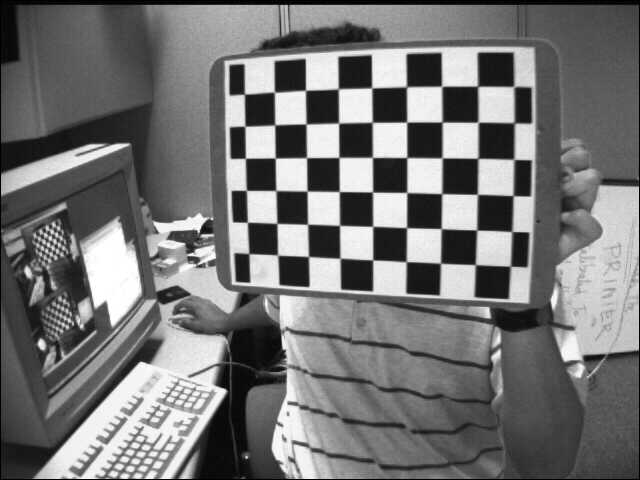
#> input picture calib_images/left01.jpg, 640 x 480 px
$ python tracker.py
#> lines starting #> are read from the running program, lines starting #| are printed output that depends on the picture; after the words box and inside, x2 and y2 are one past the last pixel; in counts of white or black regions, pixels touching at a corner belong together
### arucoTracker.py

import numpy as np
import cv2
import cv2.aruco as aruco
import glob

#cap = cv2.VideoCapture(1)

def arucoTrackerCal():
    ####---------------------- CALIBRATION ---------------------------
    #Termination criteria for the iterative algorithm
    criteria = (cv2.TERM_CRITERIA_EPS + cv2.TERM_CRITERIA_MAX_ITER, 30, 0.001)

    #Prepare object points, like (0,0,0), (1,0,0), (2,0,0) ....,(6,5,0)
    #A checkerboard of size (7 x 6) is used
    objp = np.zeros((6*7,3), np.float32)
    objp[:,:2] = np.mgrid[0:7,0:6].T.reshape(-1,2)

    #Arrays to store object points and image points from all the images.
    objpoints = [] # 3d point in real world space
    imgpoints = [] # 2d points in image plane.

    #Iterating through all calibration images
    images = glob.glob('calib_images/*.jpg')

    for fname in images:
        img = cv2.imread(fname)
#> img is the input picture: shape (480, 640, 3); min 0, max 255, mean 116.6
        grey = cv2.cvtColor(img,cv2.COLOR_BGR2GRAY)

        #Find the chess board (calibration pattern) corners
        ret, corners = cv2.findChessboardCorners(grey, (7,6),None)
#> ret = True; corners = 42 rows, first 8: [475.4, 264.8], [440.5, 263.2], [405.9, 261.5], [372.9, 259.9], [340.6, 258.5], [308.7, 256.4], [277.6, 255.1], [476.7, 230.1]

        #If calibration pattern is found, add object points, image points
        if ret == True:
            objpoints.append(objp)

            #Refine the corners of the detected corners
            corners2 = cv2.cornerSubPix(grey,corners,(11,11),(-1,-1),criteria)
#> corners2 = 42 rows, first 8: [475.3, 264.6], [440.5, 263.2], [406.2, 261.7], [372.7, 259.9], [340, 258.2], [308.5, 256.5], [277.6, 255.1], [476.7, 230]
            imgpoints.append(corners2)

            #Draw and display the corners
            img = cv2.drawChessboardCorners(img, (7,6), corners2,ret)
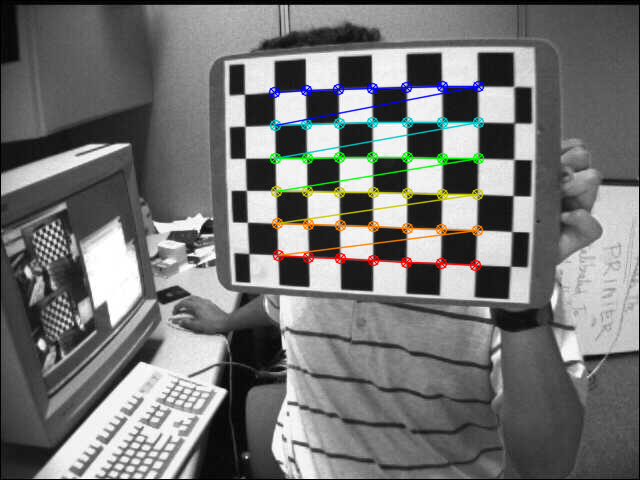
#> img: shape (480, 640, 3); 3.22% of pixels changed, all inside (x1, y1, x2, y2) = (268, 80, 485, 272)
#> pass 2 of the loop in arucoTrackerCal, `for fname in images:`:
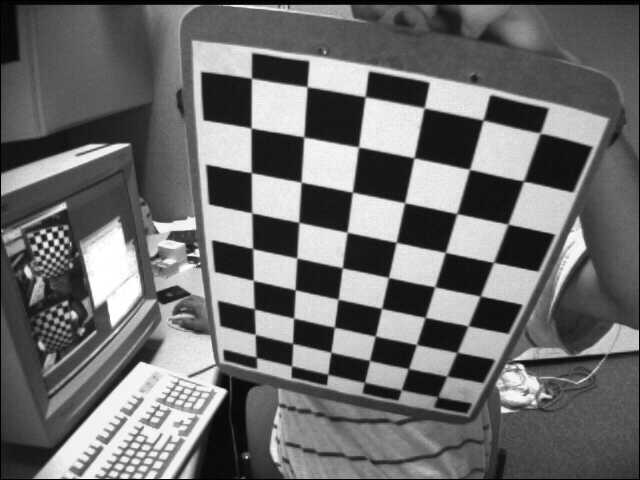
#> input picture calib_images/left02.jpg, 640 x 480 px
#> in arucoTrackerCal, img is the input picture: shape (480, 640, 3); min 0, max 255, mean 109
#> corners = 42 rows, first 8: [254.7, 308.6], [253.5, 280.5], [252.6, 248.4], [252.4, 213.8], [251.5, 172.4], [251.8, 128.6], [251.5, 77.99], [293.3, 318]
#> corners2 = 42 rows, first 8: [254.3, 308.9], [253.3, 280.4], [252.6, 248.6], [251.8, 212.8], [251.3, 172.7], [251.1, 128], [251.5, 78.19], [293.6, 318.1]
#> in arucoTrackerCal, `img = cv2.drawChessboardCorners(img, (7,6), corners2,ret)`:
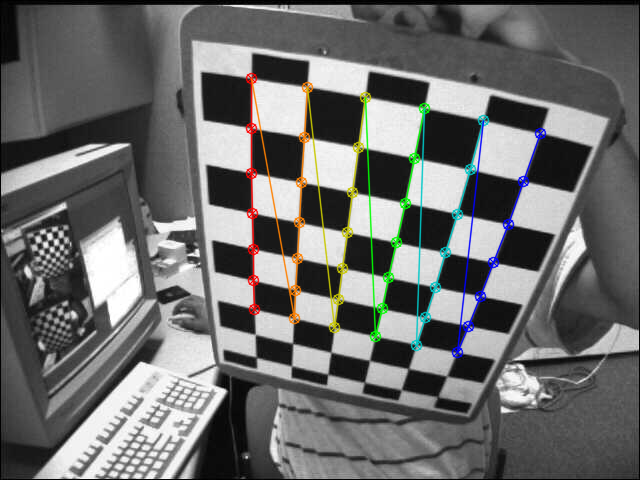
#> img: shape (480, 640, 3); 3.62% of pixels changed, all inside (x1, y1, x2, y2) = (245, 72, 547, 359)
#> pass 3 of the loop in arucoTrackerCal, `for fname in images:`:
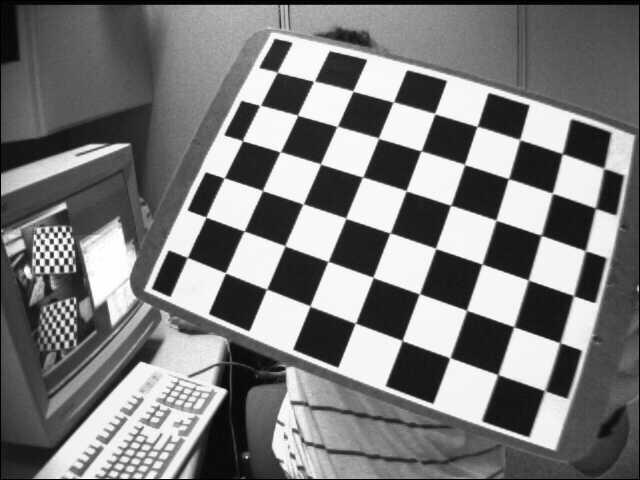
#> input picture calib_images/left03.jpg, 640 x 480 px
#> in arucoTrackerCal, img is the input picture: shape (480, 640, 3); min 0, max 255, mean 122.9
#> corners = 42 rows, first 8: [496.9, 373.9], [449, 358.7], [402.3, 339.6], [354.4, 323.5], [309.4, 305.4], [267.7, 289.2], [225.3, 272.5], [513, 326.7]
#> corners2 = 42 rows, first 8: [497.8, 374.6], [449.9, 357.7], [402.1, 340.5], [355.3, 323.2], [310, 306], [266.6, 289.1], [225.4, 272.8], [513.8, 326.7]
#> in arucoTrackerCal, `img = cv2.drawChessboardCorners(img, (7,6), corners2,ret)`:
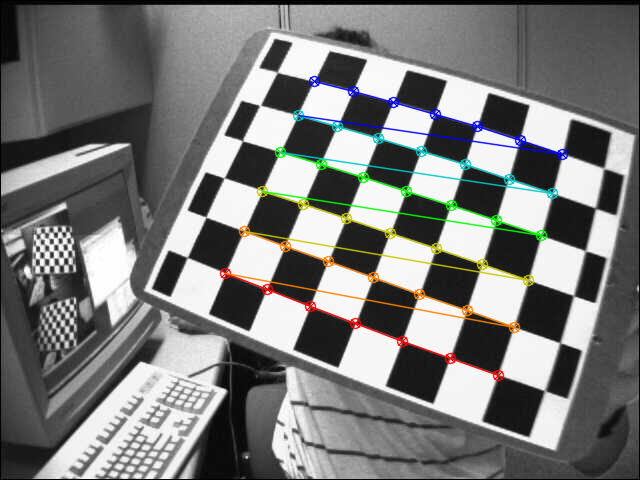
#> img: shape (480, 640, 3); 3.99% of pixels changed, all inside (x1, y1, x2, y2) = (219, 75, 569, 382)
#> the loop made 4 passes; the first 3 are shown

    ret, mtx, dist, rvecs, tvecs = cv2.calibrateCamera(objpoints, imgpoints, grey.shape[::-1],None,None)
    return mtx, dist

# [56 lines left out: function arucoTracker, not called in this run]
    # References
    # 1. https://docs.opencv.org/3.4.0/d5/dae/tutorial_aruco_detection.html
    # 2. https://docs.opencv.org/3.4.3/dc/dbb/tutorial_py_calibration.html
    # 3. https://docs.opencv.org/3.1.0/d5/dae/tutorial_aruco_detection.html

### tracker.py

#############################
#IMPORT REQUIRED LIBRARIES:
from collections import deque
from imutils.video import VideoStream
import numpy as np
import argparse
import cv2
import cv2.aruco as aruco
import glob
import imutils
import time
import math as mt
import statistics as st

from arucoTracker import arucoTrackerCal
from colourTracker import colourTracker

#############################
#PROGRAM SETUP:
#Select tracking types - ENABLE a tracking method by setting to TRUE
COLOUR_STATUS = False
ARUCO_STATUS = False

#Construct the argument parse and parse the arguments
ap = argparse.ArgumentParser()
ap.add_argument("-v", "--video",
    help="path to the (optional) video file")
ap.add_argument("-b", "--buffer", type=int, default=64,
    help="max buffer size")
args = vars(ap.parse_args())

#If a video path was not supplied, grab the reference to the local webcam
if not args.get("video", False):
    vs = VideoStream(src=0).start()
#Otherwise, grab a reference to the video file
else:
    vs = cv2.VideoCapture(args["video"])

time.sleep(2.0)

#Calibrate aurco detector
mtx, dist = arucoTrackerCal()

#Look for the aruco code
while True:
    #############################
    #INPUT SETUP:
    #Grab the current frame
    frame = vs.read()
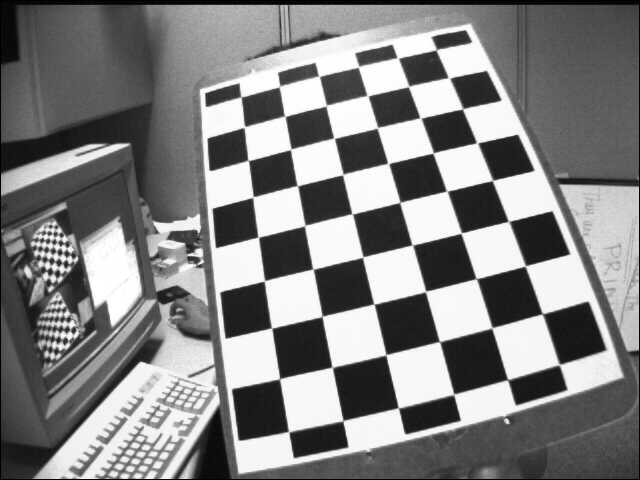
#> input picture calib_images/left05.jpg, 640 x 480 px, given in place of the camera
#> frame is the input picture: shape (480, 640, 3); min 0, max 255, mean 129.8

    #Handle the frame from VideoCapture or VideoStream
    frame = frame[1] if args.get("video", False) else frame
    font = cv2.FONT_HERSHEY_COMPLEX

    # if we are viewing a video and we did not grab a frame,
    # then we have reached the end of the video
    if frame is None:
        print("NO FRAMES")
        break

    #############################
    #COLOUR TRACKING:
    if COLOUR_STATUS == True:

        image = colourTracker(frame)

        # show the frame to our screen
        cv2.imshow("Colour", image)
        key = cv2.waitKey(1) & 0xFF
        # if the 'q' key is pressed, stop the loop
        if key == ord("q"):
            break

    #############################
    #ARUCO TRACKING:
    if ARUCO_STATUS == True:
        #Select dictionary based on the aruco marker being used
        #aruco_dict = aruco.Dictionary_get(aruco.DICT_4X4_250)
        #aruco_dict = aruco.Dictionary_get(aruco.DICT_5X5_250)
        #aruco_dict = aruco.Dictionary_get(aruco.DICT_6X6_250)
        aruco_dict = aruco.Dictionary_get(aruco.DICT_7X7_250)
        #aruco_dict = aruco.Dictionary_get(aruco.DICT_APRILTAG_36h11)

        #Gray scale the input frame
        gray = cv2.cvtColor(frame, cv2.COLOR_BGR2GRAY)

        #Detector parameters can be set here
        #List of detection parameters: https://docs.opencv.org/3.1.0/d5/dae/tutorial_aruco_detection.html)
        parameters =  aruco.DetectorParameters_create()
        parameters.adaptiveThreshConstant = 10

        corners, ids, rejectedImgPoints = aruco.detectMarkers(gray, aruco_dict, parameters=parameters)
        print("ARUCO CORNERS: ", corners)

        #Store marker centroid data
        dist_thresh = 1000
        centroids = []

        #Ensure that the id list is not empty
        if np.all(ids != None):
            print("ARUCO DETECTED!")
            #Estimate pose of each marker and return the values
            #rvet and tvec-different from camera coefficients
            rvec, tvec ,_ = aruco.estimatePoseSingleMarkers(corners, 0.05, mtx, dist)
            #(rvec-tvec).any() # get rid of that nasty numpy value array error

            for i in range(0, ids.size):
                #Daw axis for the aruco markers
                aruco.drawAxis(frame, mtx, dist, rvec[i], tvec[i], 0.1)

            #Draw a square around the markers
            aruco.drawDetectedMarkers(frame, corners)

            #Write the ids for each marker detected
            strg = ''
            for i in range(0, ids.size):
                strg += str(ids[i][0])+', '
            cv2.putText(frame, "Id: " + strg, (0,64), cv2.FONT_HERSHEY_SIMPLEX, 1, (0,255,0),2,cv2.LINE_AA)

            #Find centroid of aruco code
            for i in range(len(corners[0][0])):
                for j in range(i+1,len(corners[0][0])):
                    val = mt.sqrt((corners[0][0][i][0]-corners[0][0][j][0])**2+(corners[0][0][i][1]-corners[0][0][j][1])**2)
                    if val < dist_thresh:
                        centroids.append(corners[0][0][i])
                        centroids.append(corners[0][0][j])

            #Remove duplicates from list:
            for i in range(len(centroids)):
                centroids[i]=tuple(centroids[i])
            centroids=list(set(centroids))

            avg_centroid_X = []
            avg_centroid_Y = []
            centroid_X = []
            centroid_Y = []
            for k in range(len(centroids)):
                centroid_X.append(centroids[k][0])
                centroid_Y.append(centroids[k][1])

            #Only average if data recieved, else set centroid average to arb value
            if (len(centroid_X) == 0 or len(centroid_Y) == 0):
                avg_centroid_X = 0
                avg_centroid_Y = 0
            else:
                avg_centroid_X = st.mean(centroid_X)
                avg_centroid_Y = st.mean(centroid_Y)
            avg_centroid = [avg_centroid_X, avg_centroid_Y]
            print ("Average of cnt's is", avg_centroid)

            # [6 lines of commented-out code are left out]

        else:
            # code to show 'No Ids' when no markers are found
            cv2.putText(frame, "No Ids", (0,64), font, 1, (0,255,0),2,cv2.LINE_AA)

        # display the resulting frame
        cv2.imshow('TESTER 1',frame)
        if cv2.waitKey(1) & 0xFF == ord('q'):
            break

# if we are not using a video file, stop the camera video stream
if not args.get("video", False):
    vs.stop()
# otherwise, release the camera
else:
    vs.release()

vs.release() #Release video stream
cv2.destroyAllWindows() #Close all windows
